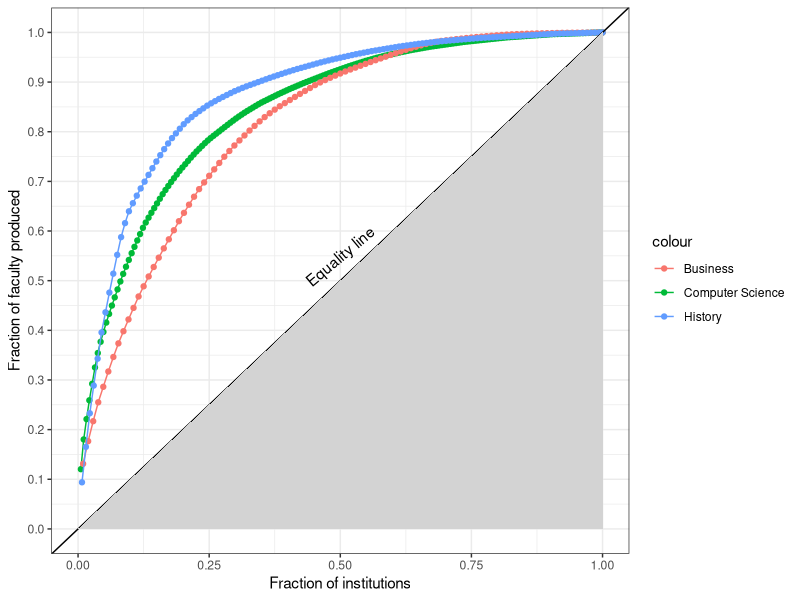

R code for this plot:
## ---- chunk 1
library(here)
library(scales)
library(igraph)
library(tidyverse)
library(modelr)
library(ggplot2)

theme_set(theme_bw())

knitr::opts_chunk$set(echo = TRUE)

## ---- chunk 2

business_edglist <- read.table(
  file = "Dataset 1. Business_edgelist.txt", 
                                header=T, sep="")
business_vertexlist <- read.table(
  file = "Dataset 2. Business_vertexlist.txt", 
                                header=T, sep='\t')
computer_science_edglist <- read.table(
  file = "Dataset 3. ComputerScience_edgelist.txt",
                                header=T, sep="")
computer_science_vertexlist <- read.table(
  file = "Dataset 4. ComputerScience_vertexlist.txt", 
                                header=T, sep='\t')
history_edglist <- read.table(
  file = "Dataset 5. History_edgelist.txt",
                                header=T, sep="")
history_vertexlist <- read.table(
  file = "Dataset 6. History_vertexlist.txt", 
                                header=T, sep='\t')


## ---- chunk 3

total_placements_biz <- business_edglist %>%
  filter(u<n()) %>%
  summarise(rows=n())
total_placements_biz <- as.numeric(total_placements_biz)

placement_data_biz <- business_edglist %>%
  filter(u<n()) %>%
  group_by(u) %>%
  summarise(faculty_produced_biz=n(),
            fraction_placements_biz=n()/total_placements_biz) %>%
  arrange(desc(fraction_placements_biz)) %>%
  mutate(cum_place_percent_biz=cumsum(fraction_placements_biz)) %>%
  mutate(fraction_schools_biz=row_number()/n())


total_placements_cs <- computer_science_edglist %>%
  filter(u<n()) %>%
  summarise(rows=n())
total_placements_cs <- as.numeric(total_placements_cs)

placement_data_cs <- computer_science_edglist %>%
  filter(u<n()) %>%
  group_by(u) %>%
  summarise(faculty_produced_cs=n(),
            fraction_placements_cs=n()/total_placements_cs) %>%
  arrange(desc(fraction_placements_cs)) %>%
  mutate(cum_place_percent_cs=cumsum(fraction_placements_cs)) %>%
  mutate(fraction_schools_cs=row_number()/n())


total_placements_hs <- history_edglist %>%
  filter(u<n()) %>%
  summarise(rows=n())
total_placements_hs <- as.numeric(total_placements_hs)

placement_data_hs <- history_edglist %>%
  filter(u<n()) %>%
  group_by(u) %>%
  summarise(faculty_produced_hs=n(),
            fraction_placements_hs=n()/total_placements_hs) %>%
  arrange(desc(fraction_placements_hs)) %>%
  mutate(cum_place_percent_hs=cumsum(fraction_placements_hs)) %>%
  mutate(fraction_schools_hs=row_number()/n())

x <- c(0,.5,1)
y <- c(0,.5,1)
equality_line <- data.frame(x,y)

ggplot()+
  geom_point(data = placement_data_cs, 
             aes(x=fraction_schools_cs,y=cum_place_percent_cs, color="Computer Science"))+
  geom_line(data = placement_data_cs, 
             aes(x=fraction_schools_cs,y=cum_place_percent_cs, color="Computer Science"))+
  geom_point(data = placement_data_biz, 
             aes(x=fraction_schools_biz,y=cum_place_percent_biz, color="Business"))+
  geom_line(data = placement_data_biz, 
             aes(x=fraction_schools_biz,y=cum_place_percent_biz, color="Business"))+
  geom_point(data = placement_data_hs, 
             aes(x=fraction_schools_hs,y=cum_place_percent_hs, color="History"))+
  geom_line(data = placement_data_hs, 
             aes(x=fraction_schools_hs,y=cum_place_percent_hs, color="History"))+
  scale_x_continuous(breaks = seq(0, 1, by = 0.25))+
  scale_y_continuous(breaks = seq(0, 1, by = 0.1))+
  geom_abline(intercept = 0,slope = 1)+
  geom_text(aes(x = .5, y = .55, label = "Equality line", angle = 40))+
  geom_area(data=equality_line, aes(x=x, y=y), fill="#D3D3D3")+
  xlab("Fraction of institutions")+
  ylab("Fraction of faculty produced")
  
  
